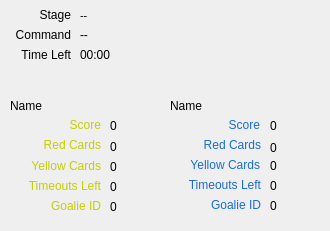
         <widget class="QWidget" name="refereePane" native="true">
          <property name="sizePolicy">
           <sizepolicy hsizetype="Fixed" vsizetype="Fixed">
            <horstretch>0</horstretch>
            <verstretch>0</verstretch>
           </sizepolicy>
          </property>
          <property name="minimumSize">
           <size>
            <width>300</width>
            <height>220</height>
           </size>
          </property>
          <property name="maximumSize">
           <size>
            <width>360</width>
            <height>351</height>
           </size>
          </property>
          <property name="styleSheet">
           <string notr="true">QLineEdit {
	selection-background-color: darkgray;
}</string>
          </property>
          <widget class="QLabel" name="stage_text">
           <property name="geometry">
            <rect>
             <x>-10</x>
             <y>0</y>
             <width>81</width>
             <height>31</height>
            </rect>
           </property>
           <property name="minimumSize">
            <size>
             <width>81</width>
             <height>31</height>
            </size>
           </property>
           <property name="text">
            <string>&lt;html&gt;&lt;head/&gt;&lt;body&gt;&lt;p&gt;&lt;span style=&quot; font-size:9pt;&quot;&gt;Stage&lt;/span&gt;&lt;/p&gt;&lt;/body&gt;&lt;/html&gt;</string>
           </property>
           <property name="alignment">
            <set>Qt::AlignRight|Qt::AlignTrailing|Qt::AlignVCenter</set>
           </property>
          </widget>
          <widget class="QLabel" name="timeLeft_text">
           <property name="geometry">
            <rect>
             <x>-50</x>
             <y>40</y>
             <width>121</width>
             <height>31</height>
            </rect>
           </property>
           <property name="minimumSize">
            <size>
             <width>121</width>
             <height>31</height>
            </size>
           </property>
           <property name="text">
            <string>&lt;html&gt;&lt;head/&gt;&lt;body&gt;&lt;p&gt;&lt;span style=&quot; font-size:9pt;&quot;&gt;Time Left&lt;/span&gt;&lt;/p&gt;&lt;/body&gt;&lt;/html&gt;</string>
           </property>
           <property name="alignment">
            <set>Qt::AlignRight|Qt::AlignTrailing|Qt::AlignVCenter</set>
           </property>
          </widget>
          <widget class="QLabel" name="refTimeLeft">
           <property name="geometry">
            <rect>
             <x>80</x>
             <y>40</y>
             <width>201</width>
             <height>31</height>
            </rect>
           </property>
           <property name="minimumSize">
            <size>
             <width>201</width>
             <height>31</height>
            </size>
           </property>
           <property name="text">
            <string>&lt;html&gt;&lt;head/&gt;&lt;body&gt;&lt;p&gt;&lt;span style=&quot; font-size:9pt;&quot;&gt;00:00&lt;/span&gt;&lt;/p&gt;&lt;/body&gt;&lt;/html&gt;</string>
           </property>
          </widget>
          <widget class="QLabel" name="command_text">
           <property name="geometry">
            <rect>
             <x>-60</x>
             <y>20</y>
             <width>131</width>
             <height>31</height>
            </rect>
           </property>
           <property name="minimumSize">
            <size>
             <width>131</width>
             <height>31</height>
            </size>
           </property>
           <property name="text">
            <string>&lt;html&gt;&lt;head/&gt;&lt;body&gt;&lt;p&gt;&lt;span style=&quot; font-size:9pt;&quot;&gt;Command&lt;/span&gt;&lt;/p&gt;&lt;/body&gt;&lt;/html&gt;</string>
           </property>
           <property name="alignment">
            <set>Qt::AlignRight|Qt::AlignTrailing|Qt::AlignVCenter</set>
           </property>
          </widget>
          <widget class="QLabel" name="refStage">
           <property name="geometry">
            <rect>
             <x>80</x>
             <y>0</y>
             <width>221</width>
             <height>31</height>
            </rect>
           </property>
           <property name="text">
            <string>&lt;html&gt;&lt;head/&gt;&lt;body&gt;&lt;p&gt;&lt;span style=&quot; font-size:8pt;&quot;&gt;--&lt;/span&gt;&lt;/p&gt;&lt;/body&gt;&lt;/html&gt;</string>
           </property>
          </widget>
          <widget class="QLabel" name="refCommand">
           <property name="geometry">
            <rect>
             <x>80</x>
             <y>20</y>
             <width>221</width>
             <height>31</height>
            </rect>
           </property>
           <property name="text">
            <string>&lt;html&gt;&lt;head/&gt;&lt;body&gt;&lt;p&gt;&lt;span style=&quot; font-size:9pt;&quot;&gt;--&lt;/span&gt;&lt;/p&gt;&lt;/body&gt;&lt;/html&gt;</string>
           </property>
          </widget>
          <widget class="QLabel" name="blueTimeoutsLeft_text">
           <property name="geometry">
            <rect>
             <x>160</x>
             <y>170</y>
             <width>101</width>
             <height>31</height>
            </rect>
           </property>
           <property name="text">
            <string>&lt;html&gt;&lt;head/&gt;&lt;body&gt;&lt;p&gt;&lt;span style=&quot; color:#1b6bd3;&quot;&gt;Timeouts Left&lt;/span&gt;&lt;/p&gt;&lt;/body&gt;&lt;/html&gt;</string>
           </property>
           <property name="alignment">
            <set>Qt::AlignRight|Qt::AlignTrailing|Qt::AlignVCenter</set>
           </property>
          </widget>
          <widget class="QLabel" name="blueGoalieId_text">
           <property name="geometry">
            <rect>
             <x>190</x>
             <y>190</y>
             <width>71</width>
             <height>31</height>
            </rect>
           </property>
           <property name="text">
            <string>&lt;html&gt;&lt;head/&gt;&lt;body&gt;&lt;p&gt;&lt;span style=&quot; color:#1b6bd3;&quot;&gt;Goalie ID&lt;/span&gt;&lt;/p&gt;&lt;/body&gt;&lt;/html&gt;</string>
           </property>
           <property name="alignment">
            <set>Qt::AlignRight|Qt::AlignTrailing|Qt::AlignVCenter</set>
           </property>
          </widget>
          <widget class="QLabel" name="blueRedCards_text">
           <property name="geometry">
            <rect>
             <x>180</x>
             <y>130</y>
             <width>81</width>
             <height>31</height>
            </rect>
           </property>
           <property name="text">
            <string>&lt;html&gt;&lt;head/&gt;&lt;body&gt;&lt;p&gt;&lt;span style=&quot; color:#1b6bd3;&quot;&gt;Red Cards&lt;/span&gt;&lt;/p&gt;&lt;/body&gt;&lt;/html&gt;</string>
           </property>
           <property name="alignment">
            <set>Qt::AlignRight|Qt::AlignTrailing|Qt::AlignVCenter</set>
           </property>
          </widget>
          <widget class="QLabel" name="blueYellowCards_text">
           <property name="geometry">
            <rect>
             <x>169</x>
             <y>150</y>
             <width>91</width>
             <height>31</height>
            </rect>
           </property>
           <property name="text">
            <string>&lt;html&gt;&lt;head/&gt;&lt;body&gt;&lt;p&gt;&lt;span style=&quot; color:#1b6bd3;&quot;&gt;Yellow Cards&lt;/span&gt;&lt;/p&gt;&lt;/body&gt;&lt;/html&gt;</string>
           </property>
           <property name="alignment">
            <set>Qt::AlignRight|Qt::AlignTrailing|Qt::AlignVCenter</set>
           </property>
          </widget>
          <widget class="QLabel" name="blueScore_text">
           <property name="geometry">
            <rect>
             <x>199</x>
             <y>110</y>
             <width>61</width>
             <height>31</height>
            </rect>
           </property>
           <property name="text">
            <string>&lt;html&gt;&lt;head/&gt;&lt;body&gt;&lt;p&gt;&lt;span style=&quot; color:#1b6bd3;&quot;&gt;Score&lt;/span&gt;&lt;/p&gt;&lt;/body&gt;&lt;/html&gt;</string>
           </property>
           <property name="scaledContents">
            <bool>false</bool>
           </property>
           <property name="alignment">
            <set>Qt::AlignRight|Qt::AlignTrailing|Qt::AlignVCenter</set>
           </property>
          </widget>
          <widget class="QLabel" name="refBlueGoalie">
           <property name="geometry">
            <rect>
             <x>270</x>
             <y>190</y>
             <width>41</width>
             <height>31</height>
            </rect>
           </property>
           <property name="text">
            <string>0</string>
           </property>
          </widget>
          <widget class="QLabel" name="refBlueScore">
           <property name="geometry">
            <rect>
             <x>270</x>
             <y>110</y>
             <width>51</width>
             <height>31</height>
            </rect>
           </property>
           <property name="text">
            <string>0</string>
           </property>
          </widget>
          <widget class="QLabel" name="refBlueYellowCards">
           <property name="geometry">
            <rect>
             <x>270</x>
             <y>150</y>
             <width>31</width>
             <height>31</height>
            </rect>
           </property>
           <property name="text">
            <string>0</string>
           </property>
          </widget>
          <widget class="QLabel" name="refBlueTimeoutsLeft">
           <property name="geometry">
            <rect>
             <x>270</x>
             <y>170</y>
             <width>51</width>
             <height>31</height>
            </rect>
           </property>
           <property name="text">
            <string>0</string>
           </property>
          </widget>
          <widget class="QLabel" name="refBlueRedCards">
           <property name="geometry">
            <rect>
             <x>270</x>
             <y>132</y>
             <width>41</width>
             <height>31</height>
            </rect>
           </property>
           <property name="text">
            <string>0</string>
           </property>
          </widget>
          <widget class="QLabel" name="refYellowName">
           <property name="geometry">
            <rect>
             <x>10</x>
             <y>90</y>
             <width>131</width>
             <height>31</height>
            </rect>
           </property>
           <property name="text">
            <string>Name</string>
           </property>
          </widget>
          <widget class="QLabel" name="yellowGoalieId_text">
           <property name="geometry">
            <rect>
             <x>10</x>
             <y>191</y>
             <width>91</width>
             <height>31</height>
            </rect>
           </property>
           <property name="text">
            <string>&lt;html&gt;&lt;head/&gt;&lt;body&gt;&lt;p&gt;&lt;span style=&quot; color:#c4ce00;&quot;&gt;Goalie ID&lt;/span&gt;&lt;/p&gt;&lt;/body&gt;&lt;/html&gt;</string>
           </property>
           <property name="alignment">
            <set>Qt::AlignRight|Qt::AlignTrailing|Qt::AlignVCenter</set>
           </property>
          </widget>
          <widget class="QLabel" name="yellowYellowCards_text">
           <property name="geometry">
            <rect>
             <x>10</x>
             <y>151</y>
             <width>91</width>
             <height>31</height>
            </rect>
           </property>
           <property name="text">
            <string>&lt;html&gt;&lt;head/&gt;&lt;body&gt;&lt;p&gt;&lt;span style=&quot; color:#c4ce00;&quot;&gt;Yellow Cards&lt;/span&gt;&lt;/p&gt;&lt;/body&gt;&lt;/html&gt;</string>
           </property>
           <property name="alignment">
            <set>Qt::AlignRight|Qt::AlignTrailing|Qt::AlignVCenter</set>
           </property>
          </widget>
          <widget class="QLabel" name="yellowRedCards_text">
           <property name="geometry">
            <rect>
             <x>20</x>
             <y>130</y>
             <width>81</width>
             <height>31</height>
            </rect>
           </property>
           <property name="text">
            <string>&lt;html&gt;&lt;head/&gt;&lt;body&gt;&lt;p&gt;&lt;span style=&quot; color:#c4ce00;&quot;&gt;Red Cards&lt;/span&gt;&lt;/p&gt;&lt;/body&gt;&lt;/html&gt;</string>
           </property>
           <property name="alignment">
            <set>Qt::AlignRight|Qt::AlignTrailing|Qt::AlignVCenter</set>
           </property>
          </widget>
          <widget class="QLabel" name="yellowScore_text">
           <property name="geometry">
            <rect>
             <x>20</x>
             <y>110</y>
             <width>81</width>
             <height>31</height>
            </rect>
           </property>
           <property name="text">
            <string>&lt;html&gt;&lt;head/&gt;&lt;body&gt;&lt;p&gt;&lt;span style=&quot; color:#c4ce00;&quot;&gt;Score&lt;/span&gt;&lt;/p&gt;&lt;/body&gt;&lt;/html&gt;</string>
           </property>
           <property name="alignment">
            <set>Qt::AlignRight|Qt::AlignTrailing|Qt::AlignVCenter</set>
           </property>
          </widget>
          <widget class="QLabel" name="yellowTimeoutsLeft_text">
           <property name="geometry">
            <rect>
             <x>10</x>
             <y>171</y>
             <width>91</width>
             <height>31</height>
            </rect>
           </property>
           <property name="text">
            <string>&lt;html&gt;&lt;head/&gt;&lt;body&gt;&lt;p&gt;&lt;span style=&quot; color:#c4ce00;&quot;&gt;Timeouts Left&lt;/span&gt;&lt;/p&gt;&lt;/body&gt;&lt;/html&gt;</string>
           </property>
           <property name="alignment">
            <set>Qt::AlignRight|Qt::AlignTrailing|Qt::AlignVCenter</set>
           </property>
          </widget>
          <widget class="QLabel" name="refYellowGoalie">
           <property name="geometry">
            <rect>
             <x>110</x>
             <y>191</y>
             <width>51</width>
             <height>31</height>
            </rect>
           </property>
           <property name="text">
            <string>0</string>
           </property>
          </widget>
          <widget class="QLabel" name="refYellowTimeoutsLeft">
           <property name="geometry">
            <rect>
             <x>110</x>
             <y>171</y>
             <width>41</width>
             <height>31</height>
            </rect>
           </property>
           <property name="text">
            <string>0</string>
           </property>
          </widget>
          <widget class="QLabel" name="refYellowScore">
           <property name="geometry">
            <rect>
             <x>110</x>
             <y>110</y>
             <width>41</width>
             <height>31</height>
            </rect>
           </property>
           <property name="text">
            <string>0</string>
           </property>
          </widget>
          <widget class="QLabel" name="refYellowRedCards">
           <property name="geometry">
            <rect>
             <x>110</x>
             <y>131</y>
             <width>41</width>
             <height>31</height>
            </rect>
           </property>
           <property name="text">
            <string>0</string>
           </property>
          </widget>
          <widget class="QLabel" name="refYellowYellowCards">
           <property name="geometry">
            <rect>
             <x>110</x>
             <y>151</y>
             <width>31</width>
             <height>31</height>
            </rect>
           </property>
           <property name="text">
            <string>0</string>
           </property>
          </widget>
          <widget class="QLabel" name="refBlueName">
           <property name="geometry">
            <rect>
             <x>170</x>
             <y>90</y>
             <width>131</width>
             <height>31</height>
            </rect>
           </property>
           <property name="text">
            <string>Name</string>
           </property>
          </widget>
         </widget>
